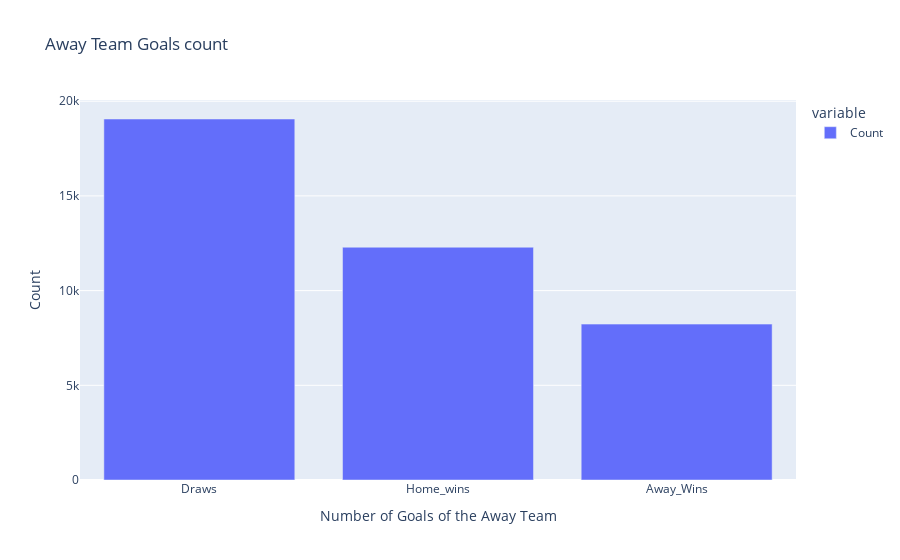

This figure's notebook cell:
### Code cell
fig = px.bar(results_count.groupby(Results).Count.mean()
 ,title="Away Team Goals count")

fig.update_layout(
    xaxis_title="Number of Goals of the Away Team",
    yaxis_title="Count",
    barmode='stack', xaxis={'categoryorder':'total descending'}
    )

fig.show()

### Figure 1 — Plotly figure (JSON) as saved in the notebook; plotly's stock layout.template omitted (floating-point values rounded to 4 significant figures)
{"data": [{"alignmentgroup": "True", "hovertemplate": "variable=Count<br>index=%{x}<br>value=%{y}<extra></extra>", "legendgroup": "Count", "marker": {"color": "#636efa", "pattern": {"shape": ""}}, "name": "Count", "offsetgroup": "Count", "orientation": "v", "showlegend": true, "textposition": "auto", "type": "bar", "x": ["Away_Wins", "Draws", "Home_wins"], "xaxis": "x", "y": [8230, 19060, 12290], "yaxis": "y"}], "layout": {"barmode": "stack", "legend": {"title": {"text": "variable"}, "tracegroupgap": 0}, "title": {"text": "Away Team Goals count"}, "xaxis": {"anchor": "y", "categoryorder": "total descending", "domain": [0, 1], "title": {"text": "Number of Goals of the Away Team"}}, "yaxis": {"anchor": "x", "domain": [0, 1], "title": {"text": "Count"}}}}
